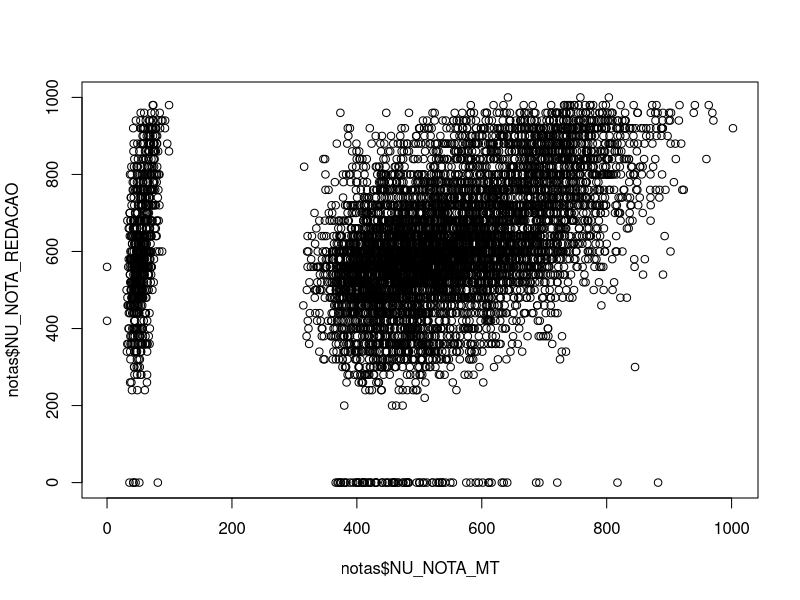
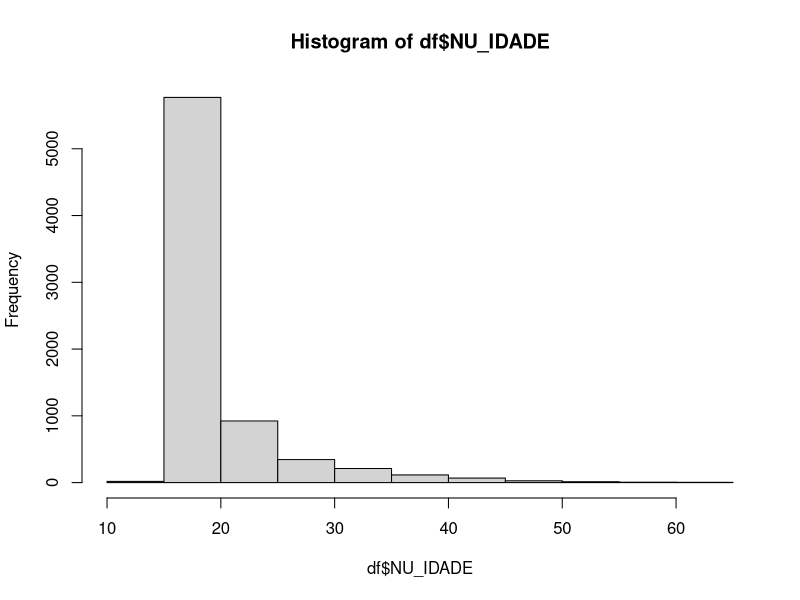
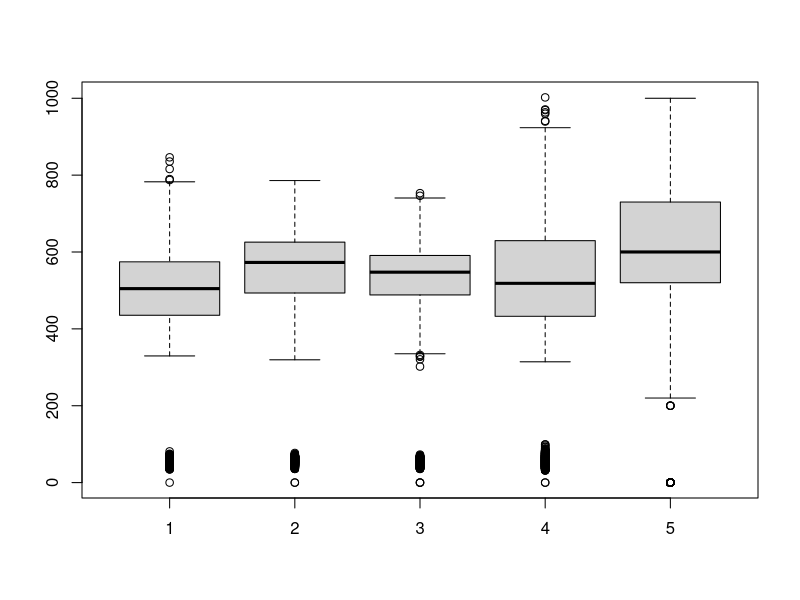

R code for these plots, in order:
library(readxl)
library(dplyr)

#Read all datasets
df <- read.csv(file="dataset.csv", sep = ";")

cor_pele <- c('Não declarado','Branca',
              'Preta','Parda','Amarela',
              'Indígena','Não dispõe da informação')
df$TP_COR_RACA <- as.factor(df$TP_COR_RACA)
levels(df$TP_COR_RACA) <- cor_pele


###### 1 - Estatísticas básicas ######
table(df$TP_SEXO, df$TP_COR_RACA)

notas <- df[c('TP_SEXO','TP_COR_RACA','NU_NOTA_CH','NU_NOTA_MT','NU_NOTA_CN','NU_NOTA_LC','NU_NOTA_REDACAO')]
notas$NU_NOTA_CH <- notas$NU_NOTA_CH/10
notas$NU_NOTA_MT <- notas$NU_NOTA_MT/10
notas$NU_NOTA_CN <- notas$NU_NOTA_CN/10
notas$NU_NOTA_LC <- notas$NU_NOTA_LC/10

plot(notas$NU_NOTA_MT, notas$NU_NOTA_REDACAO)

hist(df$NU_IDADE)
quantile(na.omit(df$NU_IDADE))

boxplot(notas$NU_NOTA_CN, notas$NU_NOTA_CH, 
        notas$NU_NOTA_LC, notas$NU_NOTA_MT, 
        notas$NU_NOTA_REDACAO)

###### 2 - Filtragens ######



###### 3 - Limpeza de dados ######



###### 4 - Gráficos ######



###### 5 - Testes estatísticos ######



###### 6 - PCA ######



###### 7 - Heatmaps ######



###### 8 - Mapas ######



###### 9 - Clustering ######



###### 10 - EXTRA ######


